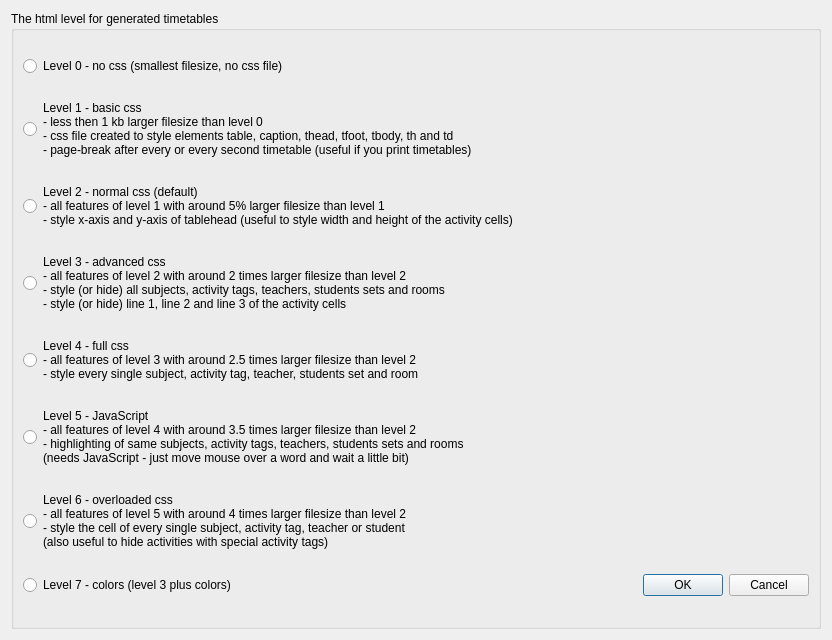
<?xml version="1.0" encoding="UTF-8"?>
<ui version="4.0">
 <class>SettingsTimetableHtmlLevelForm_template</class>
 <widget class="QDialog" name="SettingsTimetableHtmlLevelForm_template">
  <property name="geometry">
   <rect>
    <x>0</x>
    <y>0</y>
    <width>832</width>
    <height>640</height>
   </rect>
  </property>
  <property name="windowTitle">
   <string>Settings - html level of timetables dialog</string>
  </property>
  <layout class="QGridLayout" name="gridLayout_2">
   <item row="0" column="0">
    <widget class="QGroupBox" name="groupBox">
     <property name="title">
      <string>The html level for generated timetables</string>
     </property>
     <layout class="QGridLayout" name="gridLayout">
      <item row="0" column="0">
       <widget class="QRadioButton" name="level0RadioButton">
        <property name="text">
         <string>Level 0 - no css (smallest filesize, no css file)</string>
        </property>
       </widget>
      </item>
      <item row="1" column="0">
       <widget class="QRadioButton" name="level1RadioButton">
        <property name="text">
         <string>Level 1 - basic css
- less then 1 kb larger filesize than level 0
- css file created to style elements table, caption, thead, tfoot, tbody, th and td
- page-break after every or every second timetable (useful if you print timetables)</string>
        </property>
       </widget>
      </item>
      <item row="2" column="0">
       <widget class="QRadioButton" name="level2RadioButton">
        <property name="text">
         <string>Level 2 - normal css (default)
- all features of level 1 with around 5% larger filesize than level 1
- style x-axis and y-axis of tablehead (useful to style width and height of the activity cells)</string>
        </property>
       </widget>
      </item>
      <item row="3" column="0">
       <widget class="QRadioButton" name="level3RadioButton">
        <property name="text">
         <string>Level 3 - advanced css
- all features of level 2 with around 2 times larger filesize than level 2
- style (or hide) all subjects, activity tags, teachers, students sets and rooms
- style (or hide) line 1, line 2 and line 3 of the activity cells</string>
        </property>
       </widget>
      </item>
      <item row="4" column="0">
       <widget class="QRadioButton" name="level4RadioButton">
        <property name="sizePolicy">
         <sizepolicy hsizetype="Minimum" vsizetype="Fixed">
          <horstretch>0</horstretch>
          <verstretch>0</verstretch>
         </sizepolicy>
        </property>
        <property name="text">
         <string>Level 4 - full css
- all features of level 3 with around 2.5 times larger filesize than level 2
- style every single subject, activity tag, teacher, students set and room</string>
        </property>
       </widget>
      </item>
      <item row="5" column="0">
       <widget class="QRadioButton" name="level5RadioButton">
        <property name="sizePolicy">
         <sizepolicy hsizetype="Minimum" vsizetype="Fixed">
          <horstretch>0</horstretch>
          <verstretch>0</verstretch>
         </sizepolicy>
        </property>
        <property name="text">
         <string>Level 5 - JavaScript
- all features of level 4 with around 3.5 times larger filesize than level 2
- highlighting of same subjects, activity tags, teachers, students sets and rooms
(needs JavaScript - just move mouse over a word and wait a little bit)</string>
        </property>
       </widget>
      </item>
      <item row="6" column="0">
       <widget class="QRadioButton" name="level6RadioButton">
        <property name="sizePolicy">
         <sizepolicy hsizetype="Minimum" vsizetype="Fixed">
          <horstretch>0</horstretch>
          <verstretch>0</verstretch>
         </sizepolicy>
        </property>
        <property name="text">
         <string>Level 6 - overloaded css
- all features of level 5 with around 4 times larger filesize than level 2
- style the cell of every single subject, activity tag, teacher or student
(also useful to hide activities with special activity tags)</string>
        </property>
       </widget>
      </item>
      <item row="7" column="0">
       <layout class="QHBoxLayout" name="horizontalLayout">
        <item>
         <widget class="QRadioButton" name="level7RadioButton">
          <property name="text">
           <string>Level 7 - colors (level 3 plus colors)</string>
          </property>
         </widget>
        </item>
        <item>
         <layout class="QHBoxLayout">
          <item>
           <spacer>
            <property name="orientation">
             <enum>Qt::Horizontal</enum>
            </property>
            <property name="sizeHint" stdset="0">
             <size>
              <width>40</width>
              <height>20</height>
             </size>
            </property>
           </spacer>
          </item>
          <item>
           <widget class="QPushButton" name="okPushButton">
            <property name="text">
             <string>OK</string>
            </property>
           </widget>
          </item>
          <item>
           <widget class="QPushButton" name="cancelPushButton">
            <property name="text">
             <string>Cancel</string>
            </property>
           </widget>
          </item>
         </layout>
        </item>
       </layout>
      </item>
     </layout>
    </widget>
   </item>
  </layout>
 </widget>
 <resources/>
 <connections/>
</ui>
